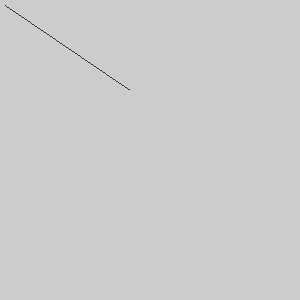
Frame 1 (no input)
Frame 60 (the mouse pressed at the canvas centre just before this capture): identical to frame 1, image omitted
Frame 120 (the mouse held since frame 60 and released just before this capture): identical to frame 1, image omitted

The Processing sketch that drew this single still picture (run headless with seeded random() and noise(); from frame 60 on, the mouse is pressed at the canvas centre):

// Processing sketch: lab2_1
// ── lab2_1.pde
int x1=5;
int y1=5;
int x2=130;
int y2=90;
int dx,dy,d;

void setup(){
  size(300,300);
}
void draw(){
  
  dx=x2-x1;
  dy=y2-y1;
  d = 2*(dx-dy);
  while(x1<x2){
    
    if(d>=0){
      point(x1,y1);
      y1=y1+1;
      d=d+(2*dy)-(2*dx);
  }
  else{
    point(x1,y1);
    d=d+(2*dy);
  }
  x1=x1+1;
  }
}
